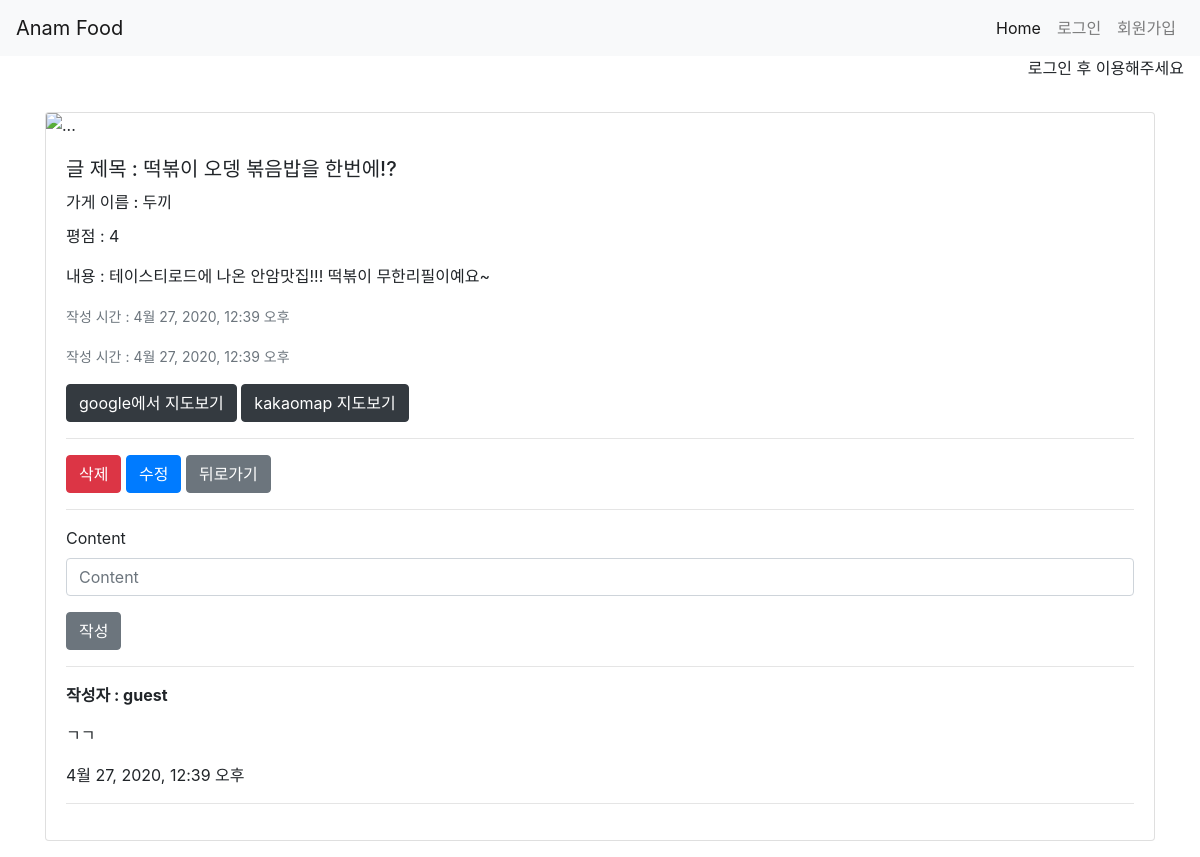
Page /community/2/ on the committed database.
### community/models.py (models this page shows)
class Community(models.Model):
    user=models.ForeignKey(settings.AUTH_USER_MODEL, on_delete=models.CASCADE)
    title=models.CharField(max_length=100)
    store_name=models.CharField(max_length=100)
    rank=models.IntegerField()
    content=models.TextField()
    created_at=models.DateTimeField(auto_now_add=True)
    updated_at=models.DateTimeField(auto_now=True)

class Comment(models.Model):
    user= models.ForeignKey(settings.AUTH_USER_MODEL, on_delete=models.CASCADE)
    community=models.ForeignKey(Community, on_delete=models.CASCADE)
    content=models.CharField(max_length=200)
    created_at=models.DateTimeField(auto_now_add=True)
    updated_at=models.DateTimeField(auto_now=True)

### community/views.py (the view)
# urls.py: path('<int:pk>/',views.detail, name='detail'),
def detail(request,pk):
    community=get_object_or_404(Community, pk=pk)
    form=CommentForm()
    context={
        'community':community,
        'form':form
    }
    return render(request,'community/detail.html',context)

### community/forms.py
class CommentForm(forms.ModelForm):
    class Meta:
        model = Comment
        fields=['content']

### community/templates/community/detail.html (shortened to what this page needs)
{% extends 'base.html' %}
{% load bootstrap4 %}
{% block content %}
<div class="card my-3">
  <img src="https://maps.googleapis.com/maps/api/staticmap?center=안암+{{community.store_name}}&zoom=15&size=600x300&maptype=roadmap
&markers=color:blue%7Clabel:S%7C40.702147,-74.015794&markers=color:green%7Clabel:G%7C40.711614,-74.012318
&markers=color:red%7Clabel:C%7C40.718217,-73.998284
&key=AIzaSyASX4fOfVsvsjuggCe1O2ZUWqU9ow-88a8" class="card-img-top" alt="...">
  <div class="card-body">
    <h5 class="card-title">글 제목 : {{community.title}}</h5>
    <h6 class="card-title">가게 이름 : {{community.store_name}}</h6>
    <p class="card-text">평점 : {{community.rank}}</p>
    <p class="card-text">내용 : {{community.content}}</p>
    <p class="card-text"><small class="text-muted">작성 시간 : {{community.created_at}}</small></p>
    <p class="card-text"><small class="text-muted">작성 시간 : {{community.updated_at}}</small></p>
    <a href="https://www.google.com/maps/place/안암+{{community.store_name}}" class="btn btn-dark" target="blank">google에서 지도보기</a>
    <a href="{% url 'community:map2' community.pk %}" class="btn btn-dark" target="blank">kakaomap 지도보기</a>
    <hr>
    <form action="{% url 'community:delete' community.pk %}" method='POST' class='d-inline-block'>
        <button class="btn btn-danger">삭제</button>
    </form>
    <form action="{% url 'community:update' community.pk %}" method='GET' class='d-inline-block'>
        <button class='btn btn-primary'>수정</button>
    </form>
    <a href="{% url 'community:index' %}" class="btn btn-secondary">뒤로가기</a>
    <hr>
    <div>
      <form action="{% url 'community:create_comment' community.pk %}" method="POST">
        {% bootstrap_form form %}
        <button class='btn btn-secondary'>작성</button>
      </form>
    </div>
    <hr>
    <div>
      {% for comment in community.comment_set.all %}
      <p class='font-weight-bold'>작성자 : {{comment.user.username}}</p>
      <p>{{comment.content}}</p>
      <p>{{comment.created_at}}</p>
      <hr>
      {% empty %}
      <p>댓글을 달아주세요~</p>
      {% endfor %}
    </div>
  </div>
</div>
{% endblock %}

### rows in the picture
Community: title "떡볶이 오뎅 볶음밥을 한번에!?", store_name "두끼", rank "4", content "테이스티로드에 나온 안암맛집!!! 떡볶이 무한리필이예요~", created_at "4월 27, 2020, 12:39 오후", updated_at "4월 27, 2020, 12:39 오후"
Comment: user.username "guest", content "ㄱㄱ", created_at "4월 27, 2020, 12:39 오후"
